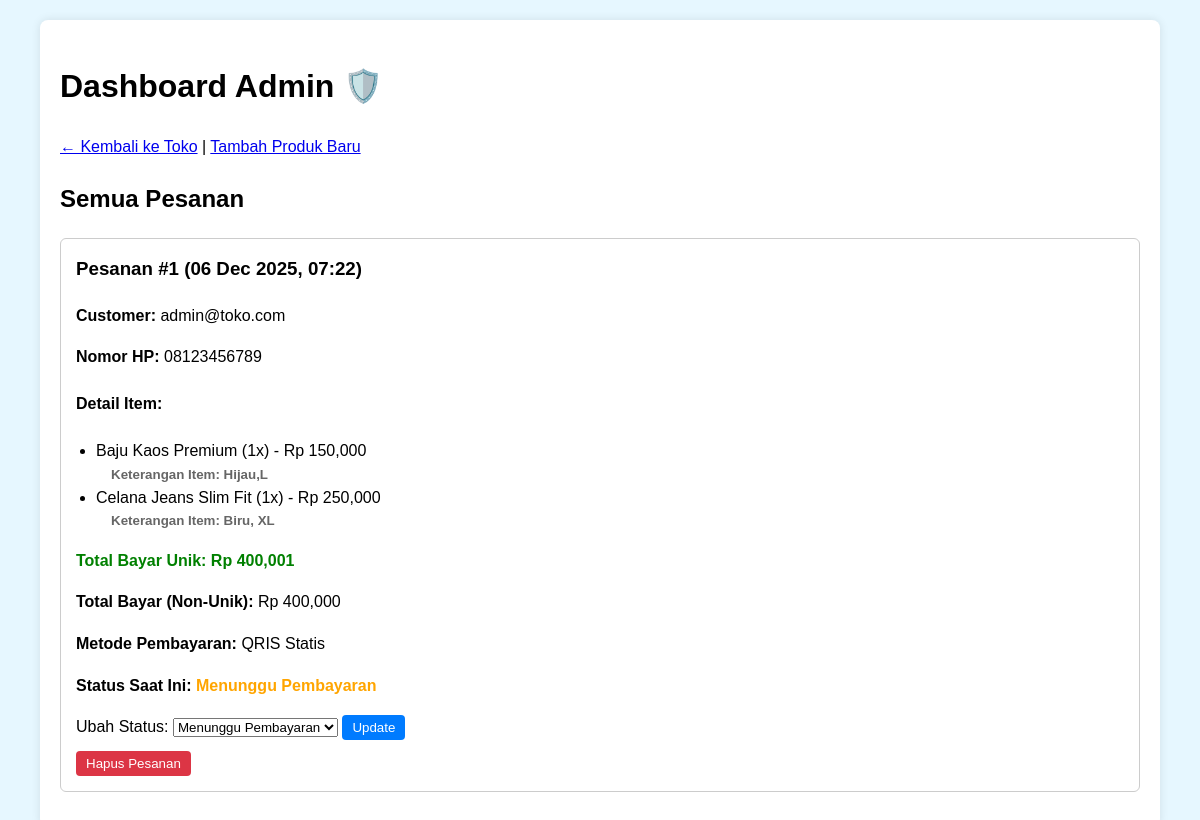
Page /admin/orders (signed in) on the earlier database version.
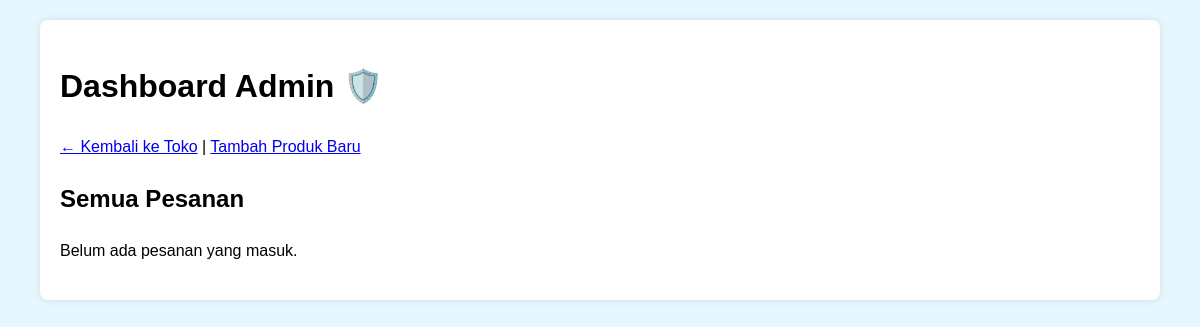
Same page on the later database version.
### app_toko.py (models this page shows, shortened)
class Order(db.Model):
    id = db.Column(db.Integer, primary_key=True)
    customer_name = db.Column(db.String(100), nullable=False)
    total_amount = db.Column(db.Integer, nullable=False)
    items_json = db.Column(db.Text, nullable=False) # Menyimpan list item dalam format JSON
    payment_method = db.Column(db.String(50))
    payment_status = db.Column(db.String(50), default='Menunggu Pembayaran')
    proof_image = db.Column(db.String(255), nullable=True) # Nama file bukti pembayaran
    order_date = db.Column(db.DateTime, default=datetime.utcnow)

class User(db.Model, UserMixin):
    id = db.Column(db.Integer, primary_key=True)
    email = db.Column(db.String(100), unique=True, nullable=False)
    phone_number = db.Column(db.String(20), nullable=True)
    password_hash = db.Column(db.String(128))
    is_admin = db.Column(db.Boolean, default=False)

### app_toko.py (the view)
@toko_app.route('/admin/orders')
@login_required
def admin_orders():
    if not is_user_admin():
        return "Akses Ditolak: Anda bukan Admin.", 403
    orders = Order.query.order_by(Order.order_date.desc()).all()
    parsed_orders = []
    for order in orders:
        customer = User.query.filter_by(email=order.customer_name).first()
        phone_number = customer.phone_number if customer else 'N/A'
        safe_total_amount = order.total_amount if order.total_amount is not None else 0
        payment_suffix = order.id % 1000
        final_unique_amount = safe_total_amount + payment_suffix
        order_code = order.order_date.strftime(f"TKO%y%m%d-{order.id}")
        items = json.loads(order.items_json)
        parsed_orders.append({
            'id': order.id,
            'order_code': order_code,
            'order_date': order.order_date,
            'customer_name': order.customer_name,
            'phone_number': phone_number,
            'total_amount': safe_total_amount,
            'total_unique_amount': final_unique_amount,
            'order_items': items,
            'payment_method': order.payment_method,
            'payment_status': order.payment_status
        })
    return render_template('admin_orders.html', orders=parsed_orders)

### app_toko.py (called while the page is built)
@login_manager.user_loader
def load_user(user_id):
    return User.query.get(int(user_id))

def is_user_admin():
    return current_user.is_authenticated and current_user.is_admin

@toko_app.context_processor
def cart_item_count_processor():
    count = sum(item['quantity'] for item in session.get('cart', []))
    return dict(cart_item_count=count)

### templates/admin_orders.html (shortened to what this page needs)
<!DOCTYPE html>
<html lang="en">
<head>
    <link rel="stylesheet" href="{{ url_for('static', filename='style.css') }}">
</head>
<body>
    <div class="container">
        <header>
            <h1>Dashboard Admin 🛡️</h1>
            <p><a href="{{ url_for('index') }}">← Kembali ke Toko</a> | <a href="{{ url_for('add_product') }}">Tambah Produk Baru</a></p>
        </header>
        <h2>Semua Pesanan</h2>
        {% if not orders %}
            <p>Belum ada pesanan yang masuk.</p>
        {% endif %}
        {% for item in orders %}
<div class="order-card">
    <h3>Pesanan #{{ item.id }} ({{ item.order_date.strftime('%d %b %Y, %H:%M') }})</h3>
    <p><strong>Customer:</strong> {{ item.customer_name }}</p>
    <p><strong>Nomor HP:</strong> {{ item.phone_number }}</p>
    <h4>Detail Item:</h4>
    <ul>
        {% for detail in item.order_items %}
            <li>
                {{ detail.name }} ({{ detail.quantity }}x) - Rp {{ "{:,.0f}".format(detail.price * detail.quantity) }}
                {% if detail.get('keterangan') %}
                    <small style="color: #666; display: block; margin-left: 15px; font-weight: bold;">
                        Keterangan Item: {{ detail.get('keterangan') }}
                    </small>
                {% endif %}
            </li>
        {% endfor %}
    </ul>
    <p style="font-weight: bold; color: green;">Total Bayar Unik: Rp {{ "{:,.0f}".format(item.total_unique_amount) }}</p>
    <p><strong>Total Bayar (Non-Unik):</strong> Rp {{ "{:,.0f}".format(item.total_amount) }}</p>
    <p><strong>Metode Pembayaran:</strong> {{ item.payment_method }}</p>
    <p>
        <strong>Status Saat Ini:</strong>
        <span style="font-weight: bold; color: {{ 'green' if 'Lunas' in item.payment_status or 'Dikirim' in item.payment_status else 'orange' }};">
            {{ item.payment_status }}
        </span>
    </p>
    <form method="POST" action="{{ url_for('update_order_status', order_id=item.id) }}" style="margin-top: 10px;">
        <label for="new_status_{{ item.id }}">Ubah Status:</label>
        <select name="new_status" id="new_status_{{ item.id }}">
            <option value="Menunggu Pembayaran" {% if item.payment_status == 'Menunggu Pembayaran' %}selected{% endif %}>Menunggu Pembayaran</option>
        </select>
        <button type="submit" style="background-color: #007bff; color: white; border: none; padding: 5px 10px; border-radius: 4px; cursor: pointer;">Update</button>
    </form>
	<form method="POST" action="{{ url_for('delete_order', order_id=item.id) }}"
          onsubmit="return confirm('Apakah Anda yakin ingin menghapus pesanan #{{ item.id }} secara permanen? Tindakan ini tidak dapat dibatalkan.');"
          style="margin-top: 10px; display: inline-block;">
        <button type="submit" style="background-color: #dc3545; color: white; border: none; padding: 5px 10px; border-radius: 4px; cursor: pointer;">
            Hapus Pesanan
        </button>
    </form>
</div>
{% endfor %}
    </div>
</body>
</html>

Differences in the rows shown:
removed Order: order_date "06 Dec 2025, 07:22", customer_name "admin@toko.com", total_amount "400,000", payment_method "QRIS Statis", payment_status "Menunggu Pembayaran", new_status "Menunggu Pembayaran"
no longer on this page (row unchanged): User: phone_number "08123456789"
Other differences:
text now shown: "Belum ada pesanan yang masuk."
list line gone: "Pesanan # 1 ( ) Customer: Nomor HP: Detail Item: Baju Kaos Premium ( 1 x) - Rp 150,000 Keterangan Item: Hijau,L Celana Jeans Slim Fit ( 1 x) - Rp 250,000 Keterangan Item: Biru, XL Total Bayar Unik: Rp 400,001 Total Bayar (Non-Unik): Rp Metode Pembayaran: Status Saat Ini: Ubah Status: Update Hapus Pesanan"
